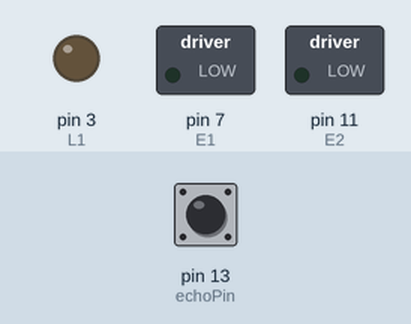
A sketch run on a simulated Arduino Uno, built with avr-gcc and run on an emulated ATmega328P. On the bench: switched loads named in the sketch (green lamp = pin HIGH), output pins drawn as LEDs (lit = HIGH). Dashed ring = blinking. The inputs (shaded band) are chosen by the test bench; at power-on: pin 13 (echoPin) LOW. Pins used as bus, display or sensor lines are not drawn; what the sketch prints to the serial monitor is not drawn.

Above: at 0.1 s.
At 1.17 s:
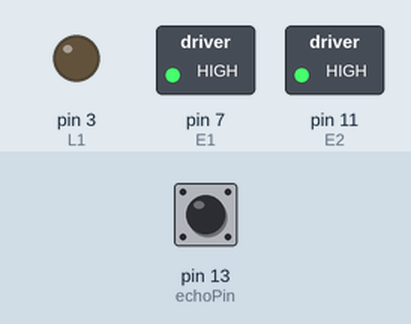
1.3 s: pin 13 (echoPin) pulsed HIGH 2 times (0.12 s each, 0.3 s apart)
At 2.89 s:
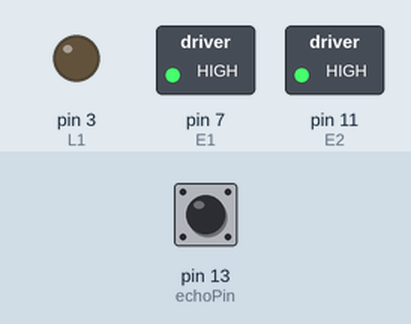
Timing chart, 0 to 10.3 s (numbered marks = the images above; inputs shaded):
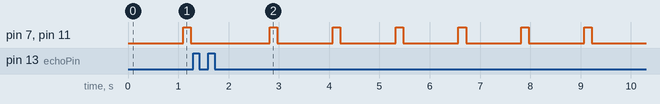

The sketch:

SHADOW.ino
```cpp
/*......SHADOW.....*/
/* OBJECT FOLLOWING ROBOT*/
#define trigPin 9
#define echoPin 13
#define L1 3
#define L2 0
#define R1 5
#define R2 10
#define E1 7
#define E2 11
int duration,distance;

void setup()
{
  pinMode(trigPin, OUTPUT);
  pinMode(L1, OUTPUT);
  pinMode(L2, OUTPUT);
  pinMode(R1, OUTPUT);
  pinMode(R2, OUTPUT);
  pinMode(E1, OUTPUT);
  pinMode(E2, OUTPUT);
  pinMode(echoPin, INPUT);
  Serial.begin(115200);
}
void loop()
{
       digitalWrite(trigPin,HIGH);
       delay(100);
       digitalWrite(trigPin,LOW);
       duration = pulseIn(echoPin,HIGH);
       distance = (duration/2) / 29.5;
       Serial.println(distance);
if(distance<60&&distance>10&&distance!=0)
{
     digitalWrite(E1,HIGH);
     digitalWrite(E2, HIGH);
     digitalWrite(L1,LOW);
     digitalWrite(L2,HIGH);
     digitalWrite(R1, LOW);
     digitalWrite(R2, HIGH);
     Serial.print("\tforward");
     delay(600);
     digitalWrite(E1,LOW);
     digitalWrite(E2, LOW);
}
else if(distance<10&&distance!=0)
{
   digitalWrite(E1,LOW);
     digitalWrite(E2, LOW);
     digitalWrite(L1,LOW);
     digitalWrite(L2,LOW);
     digitalWrite(R1, LOW);
     digitalWrite(R2, LOW);
     Serial.print("\tstop");

}
else
{
     digitalWrite(E1,HIGH);
     digitalWrite(E2, HIGH);
     digitalWrite(L1,LOW);
     digitalWrite(L2,HIGH);
     digitalWrite(R1, HIGH);
     digitalWrite(R2, LOW);
     Serial.print("\tturning");
     delay(150);
     digitalWrite(E1,LOW);
     digitalWrite(E2, LOW);
 }
}
/* Program by-
 *  Amith Gowda
 *  Aditya M Pol
 */
```

Measured:
- by itself, pin 7 (E1), pin 11 (E2): alternates HIGH for 0.15 s and LOW for 1.1 s
